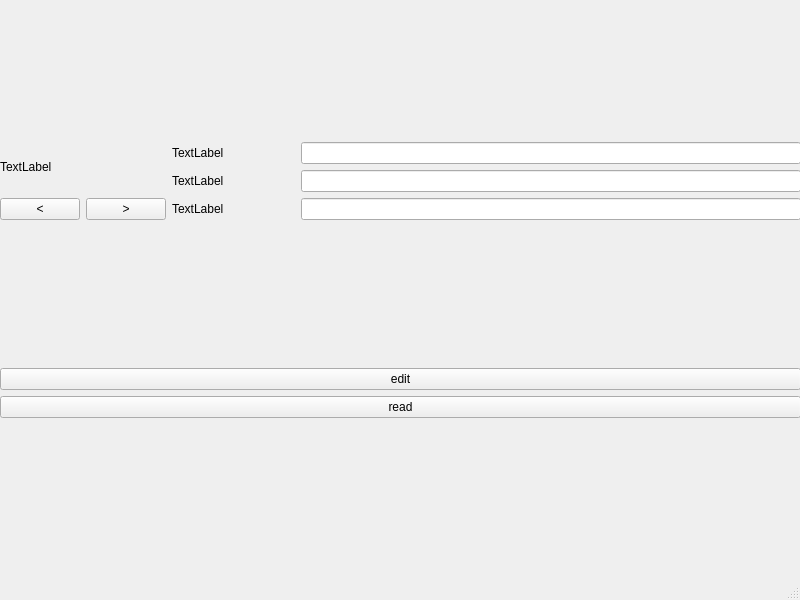
<?xml version="1.0" encoding="UTF-8"?>
<ui version="4.0">
 <class>bookWindow</class>
 <widget class="QMainWindow" name="bookWindow">
  <property name="geometry">
   <rect>
    <x>0</x>
    <y>0</y>
    <width>800</width>
    <height>600</height>
   </rect>
  </property>
  <property name="windowTitle">
   <string>MainWindow</string>
  </property>
  <widget class="QWidget" name="centralwidget">
   <widget class="QWidget" name="verticalLayoutWidget">
    <property name="geometry">
     <rect>
      <x>0</x>
      <y>0</y>
      <width>801</width>
      <height>561</height>
     </rect>
    </property>
    <layout class="QVBoxLayout" name="verticalLayout_9">
     <item>
      <layout class="QHBoxLayout" name="horizontalLayout_3">
       <item>
        <layout class="QHBoxLayout" name="horizontalLayout_4">
         <item>
          <layout class="QVBoxLayout" name="verticalLayout_12">
           <item>
            <widget class="QLabel" name="label">
             <property name="text">
              <string>TextLabel</string>
             </property>
            </widget>
           </item>
           <item>
            <layout class="QHBoxLayout" name="horizontalLayout_5">
             <item>
              <widget class="QPushButton" name="pushButton_3">
               <property name="text">
                <string>&lt;</string>
               </property>
              </widget>
             </item>
             <item>
              <widget class="QPushButton" name="pushButton_4">
               <property name="text">
                <string>&gt;</string>
               </property>
              </widget>
             </item>
            </layout>
           </item>
          </layout>
         </item>
         <item>
          <layout class="QVBoxLayout" name="verticalLayout_11">
           <item>
            <layout class="QHBoxLayout" name="horizontalLayout_8">
             <item>
              <widget class="QLabel" name="label_2">
               <property name="text">
                <string>TextLabel</string>
               </property>
              </widget>
             </item>
             <item>
              <widget class="QLineEdit" name="lineEdit_3">
               <property name="maximumSize">
                <size>
                 <width>500</width>
                 <height>16777215</height>
                </size>
               </property>
              </widget>
             </item>
            </layout>
           </item>
           <item>
            <layout class="QHBoxLayout" name="horizontalLayout_6">
             <item>
              <widget class="QLabel" name="label_3">
               <property name="text">
                <string>TextLabel</string>
               </property>
              </widget>
             </item>
             <item>
              <widget class="QLineEdit" name="lineEdit_2">
               <property name="maximumSize">
                <size>
                 <width>500</width>
                 <height>16777215</height>
                </size>
               </property>
              </widget>
             </item>
            </layout>
           </item>
           <item>
            <layout class="QHBoxLayout" name="horizontalLayout_7">
             <item>
              <widget class="QLabel" name="label_4">
               <property name="text">
                <string>TextLabel</string>
               </property>
              </widget>
             </item>
             <item>
              <widget class="QLineEdit" name="lineEdit">
               <property name="maximumSize">
                <size>
                 <width>500</width>
                 <height>16777215</height>
                </size>
               </property>
              </widget>
             </item>
            </layout>
           </item>
          </layout>
         </item>
        </layout>
       </item>
      </layout>
     </item>
     <item>
      <layout class="QVBoxLayout" name="verticalLayout_10">
       <item>
        <widget class="QPushButton" name="pushButton">
         <property name="text">
          <string>edit</string>
         </property>
        </widget>
       </item>
       <item>
        <widget class="QPushButton" name="pushButton_2">
         <property name="text">
          <string>read</string>
         </property>
        </widget>
       </item>
      </layout>
     </item>
    </layout>
   </widget>
  </widget>
  <widget class="QMenuBar" name="menubar">
   <property name="geometry">
    <rect>
     <x>0</x>
     <y>0</y>
     <width>800</width>
     <height>22</height>
    </rect>
   </property>
  </widget>
  <widget class="QStatusBar" name="statusbar"/>
 </widget>
 <resources/>
 <connections/>
</ui>
